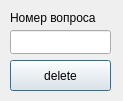
<?xml version="1.0" encoding="UTF-8"?>
<ui version="4.0">
 <class>Delete</class>
 <widget class="QDialog" name="Delete">
  <property name="enabled">
   <bool>true</bool>
  </property>
  <property name="geometry">
   <rect>
    <x>0</x>
    <y>0</y>
    <width>123</width>
    <height>101</height>
   </rect>
  </property>
  <property name="windowTitle">
   <string>Dialog</string>
  </property>
  <property name="modal">
   <bool>true</bool>
  </property>
  <widget class="QLineEdit" name="lineEdit">
   <property name="geometry">
    <rect>
     <x>10</x>
     <y>30</y>
     <width>101</width>
     <height>24</height>
    </rect>
   </property>
  </widget>
  <widget class="QLabel" name="label">
   <property name="geometry">
    <rect>
     <x>10</x>
     <y>10</y>
     <width>101</width>
     <height>16</height>
    </rect>
   </property>
   <property name="text">
    <string>Номер вопроса</string>
   </property>
  </widget>
  <widget class="QPushButton" name="del">
   <property name="geometry">
    <rect>
     <x>10</x>
     <y>60</y>
     <width>101</width>
     <height>31</height>
    </rect>
   </property>
   <property name="text">
    <string>delete</string>
   </property>
  </widget>
 </widget>
 <resources/>
 <connections/>
</ui>
